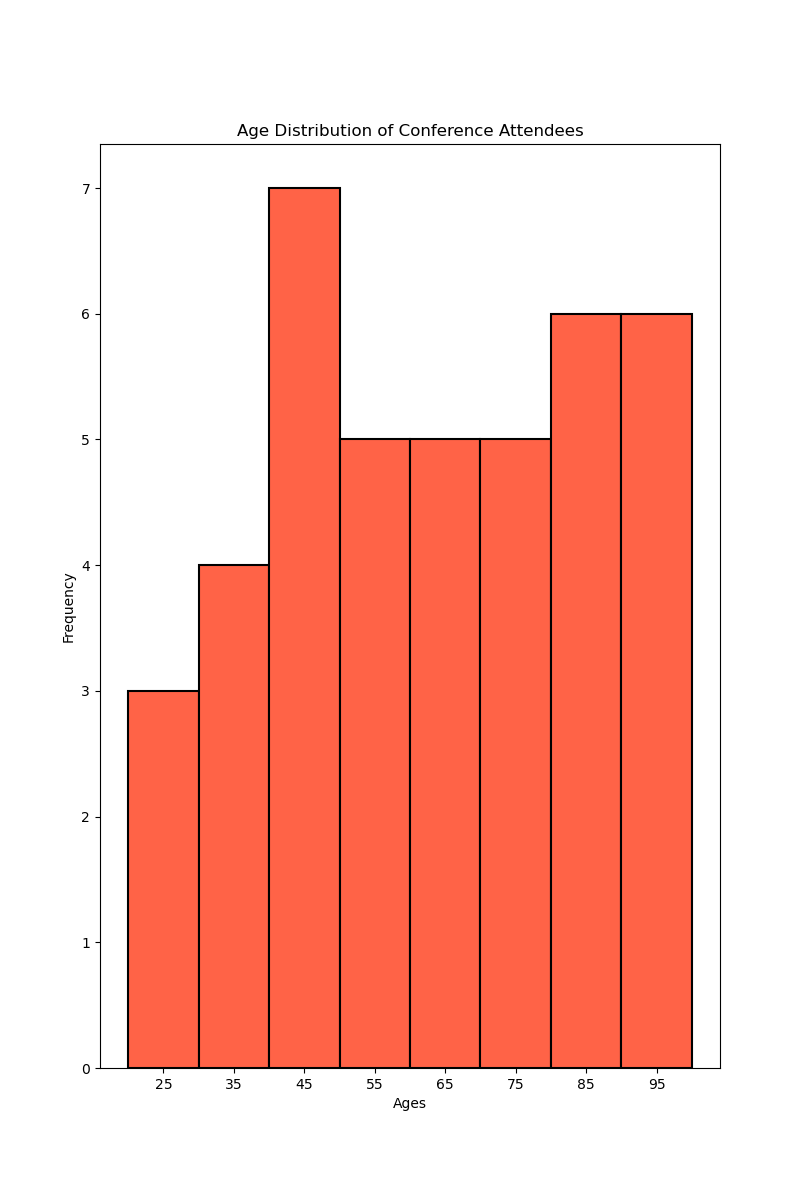

Recreate this plot in Python.

import matplotlib.pyplot as plt

ages = [
    22, 25, 28, 33, 35, 37, 39, 40, 41, 42, 44, 45, 46, 48, 50, 52, 55, 56, 58, 60, 62, 64, 66, 68, 70, 72, 75, 77, 79, 80, 81, 83, 85, 87, 89, 91, 93, 95, 97, 99, 100
]

bins = [20, 30, 40, 50, 60, 70, 80, 90, 100]

plt.figure(figsize=(8, 12)) # Width and height of the chart
plt.hist(ages, bins=bins, color='#FF6347', edgecolor='black', linewidth=1.5, orientation='vertical')

plt.title('Age Distribution of Conference Attendees')
plt.ylabel('Frequency')
plt.xlabel('Ages')

plt.xticks([25, 35, 45, 55, 65, 75, 85, 95])

plt.show()
